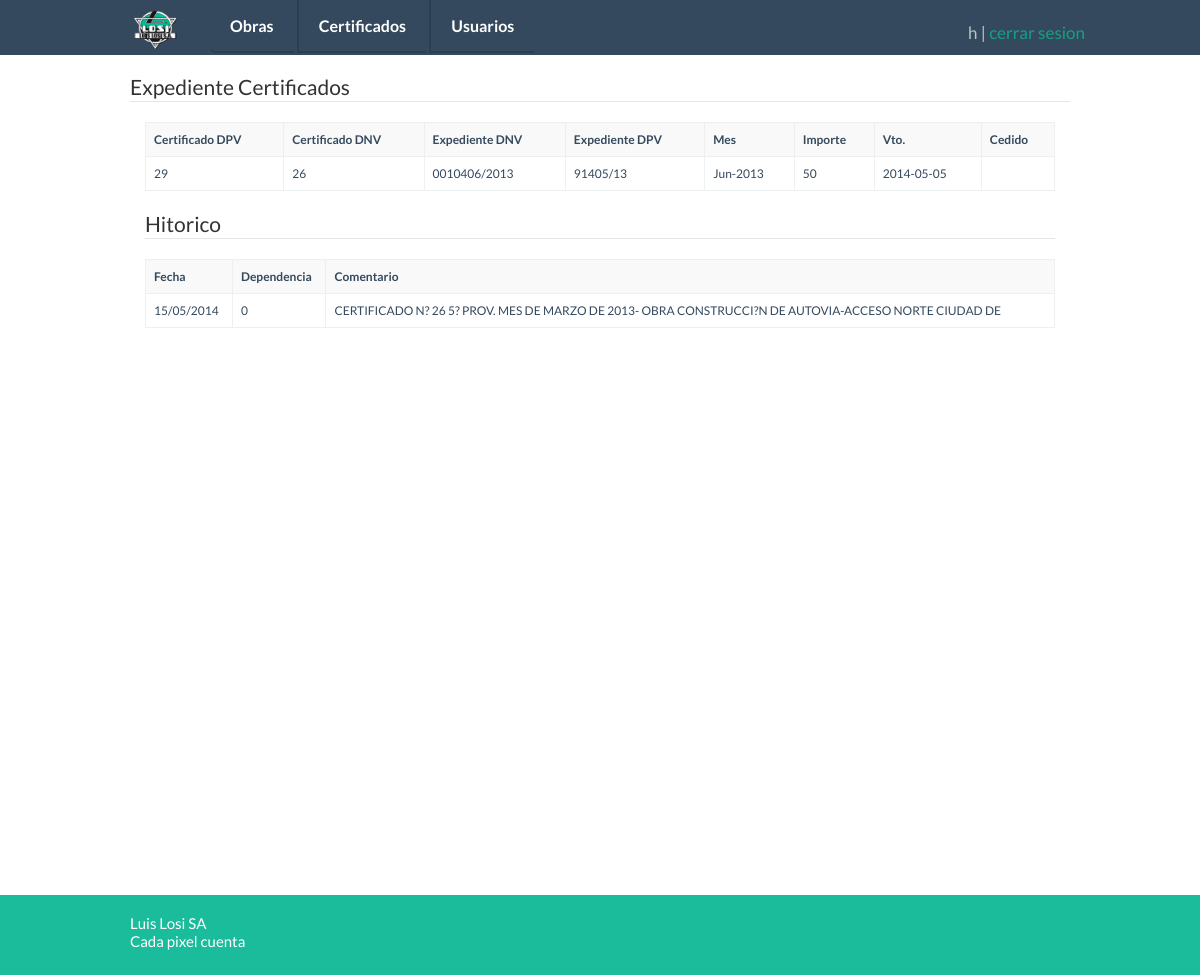
The page /historiaCertificado/index.php?id=4 (signed in) on the database its author committed.
### tables this page shows
CREATE TABLE `expediente` (
  `idexpediente` int(10) unsigned NOT NULL AUTO_INCREMENT,
  `idCertificacion` int(10) unsigned NOT NULL,
  `certDpv` varchar(25) DEFAULT NULL,
  `certDnv` varchar(25) DEFAULT NULL,
  `expDpv` varchar(15) DEFAULT NULL,
  `expDnv` varchar(15) DEFAULT NULL,
  `mes` varchar(30) DEFAULT NULL,
  `dependencia` smallint(5) DEFAULT NULL,
  `comentario` varchar(100) DEFAULT NULL,
  `importe` float DEFAULT NULL,
  `vencimiento` date DEFAULT NULL,
  `cedido` varchar(100) DEFAULT NULL,
  `finalizado` char(1) DEFAULT 'N',
  PRIMARY KEY (`idexpediente`),
  KEY `FK_expediente_1` (`idCertificacion`),
  CONSTRAINT `FK_expediente_1` FOREIGN KEY (`idCertificacion`) REFERENCES `certificacion` (`id`) ON DELETE CASCADE ON UPDATE CASCADE
);

CREATE TABLE `exphistoria` (
  `idexpediente` int(10) unsigned NOT NULL,
  `fecha` timestamp NOT NULL DEFAULT CURRENT_TIMESTAMP,
  `dependencia` smallint(5) DEFAULT NULL,
  `comentario` varchar(100) DEFAULT NULL,
  PRIMARY KEY (`idexpediente`,`fecha`) USING BTREE
);

### clases/ActiveRecord/ActiveRecordAbstractFactory.php (called while the page is built, shortened)
<?php
require_once "MysqlActiveRecordAbstractFactory.php";
abstract class ActiveRecordAbstractFactory {
    public static function getActiveRecordFactory($motor = self::MYSQL) {
        switch ($motor) {
        case self::MYSQL:
            return new MysqlActiveRecordAbstractFactory();
        }
    }
}
?>

### clases/ActiveRecord/MysqlActiveRecordAbstractFactory.php (called while the page is built, shortened)
<?php
require_once '../clases/ActiveRecord/ActiveRecordAbstractFactory.php';
require_once '../clases/ActiveRecord/MysqlObrasEjecutadasActiveRecord.php';
require_once '../clases/ActiveRecord/MysqlExpedienteActiveRecord.php';
require_once '../clases/ActiveRecord/MysqlExpHistoriaActiveRecord.php';
class MysqlActiveRecordAbstractFactory extends ActiveRecordAbstractFactory
{
   public function getExpedienteActiveRecord() {
      return new MysqlExpedienteActiveRecord();
   }
   public function getExpHistotiaActiveRecord() {
      return new MysqlExpHistoriaActiveRecord();
   }
}

### clases/ValueObject/ExpedienteValueObject.php (called while the page is built, shortened)
<?php
class ExpedienteValueObject {
    private $idexpediente, $idCertificacion, $certDpv, $certDnv, $expDpv, $expDnv;
    private $mes, $dependencia, $comentario, $importe, $vencimiento, $cedido, $finalizado;
    public function getIdexpediente() {
        return $this->idexpediente;
    }
    public function getCertDpv() {
        return $this->certDpv;
    }
    public function getCertDnv() {
        return $this->certDnv;
    }
    public function getExpDpv() {
        return $this->expDpv;
    }
    public function getExpDnv() {
        return $this->expDnv;
    }
    public function getMes() {
        return $this->mes;
    }
    public function getImporte() {
        return $this->importe;
    }
    public function getVencimiento() {
        return $this->vencimiento;
    }
    public function setIdexpediente($idexpediente) {
        $this->idexpediente = $idexpediente;
    }
    public function setCertDpv($certDpv) {
        $this->certDpv = $certDpv;
    }
    public function setCertDnv($certDnv) {
        $this->certDnv = $certDnv;
    }
    public function setExpDpv($expDpv) {
        $this->expDpv = $expDpv;
    }
    public function setExpDnv($expDnv) {
        $this->expDnv = $expDnv;
    }
    public function setMes($mes) {
        $this->mes = $mes;
    }
    public function setImporte($importe) {
        $this->importe = $importe;
    }
    public function setVencimiento($vencimiento) {
        $this->vencimiento = $vencimiento;
    }
}

### clases/ActiveRecord/MysqlExpedienteActiveRecord.php (called while the page is built, shortened)
<?php
include_once '../clases/ValueObject/ExpedienteValueObject.php';
class MysqlExpedienteActiveRecord implements ActiveRecord {
    public function buscarPorExpediente($oValueObject) {
        $sql = "SELECT * FROM expediente WHERE idexpediente = "
                . $oValueObject->getIdexpediente();
        $resultado = mysql_query($sql);
        if($resultado){
            $aExpediente = array();
            while ($fila = mysql_fetch_object($resultado)){
                $oExpediente = new ExpedienteValueObject();
                $oExpediente->setIdexpediente($fila->idexpediente);
                $oExpediente->setIdCertificacion($fila->idCertificacion);
                $oExpediente->setCertDpv($fila->certDpv);
                $oExpediente->setCertDnv($fila->certDnv);
                $oExpediente->setExpDpv($fila->expDpv);
                $oExpediente->setExpDnv($fila->expDnv);
                $oExpediente->setMes($fila->mes);
                $oExpediente->setDependencia($fila->dependencia);
                $oExpediente->setComentario($fila->comentario);
                $oExpediente->setImporte($fila->importe);
                $oExpediente->setVencimiento($fila->vencimiento);
                $oExpediente->setCedido($fila->cedido);
                $aExpediente[] = $oExpediente;
            }
            return $aExpediente;
        } else {
            return false;
        }
    }
}

### clases/ValueObject/ExpHistoriaValueObject.php (called while the page is built)
<?php
class ExpHistoriaValueObject {
    private $idexpediente, $fecha, $dependencia, $comentario;
    public function getIdexpediente() {
        return $this->idexpediente;
    }
    public function getFecha() {
        return $this->fecha;
    }
    public function getDependencia() {
        return $this->dependencia;
    }
    public function getComentario() {
        return $this->comentario;
    }
    public function setIdexpediente($idexpediente) {
        $this->idexpediente = $idexpediente;
    }
    public function setFecha($fecha) {
        $this->fecha = $fecha;
    }
    public function setDependencia($dependencia) {
        $this->dependencia = $dependencia;
    }
    public function setComentario($comentario) {
        $this->comentario = $comentario;
    }
}

### clases/ActiveRecord/MysqlExpHistoriaActiveRecord.php (called while the page is built, shortened)
<?php
include_once '../clases/ValueObject/ExpHistoriaValueObject.php';
class MysqlExpHistoriaActiveRecord implements ActiveRecord {
    public function buscar($oValueObject) {
        $sql = "SELECT idexpediente, DATE_FORMAT(fecha, '%d/%m/%Y') as fecha, dependencia, comentario "
                . "FROM exphistoria WHERE idexpediente = "
                . $oValueObject->getIdexpediente();
        $resultado = mysql_query($sql);
        if($resultado){
            $aExpediente = array();
            while ($fila = mysql_fetch_object($resultado)){
                $oExpediente = new ExpHistoriaValueObject();
                $oExpediente->setIdexpediente($fila->idexpediente);
                $oExpediente->setFecha($fila->fecha);
                $oExpediente->setDependencia($fila->dependencia);
                $oExpediente->setComentario($fila->comentario);
                $aExpediente[] = $oExpediente;
            }
            return $aExpediente;
        } else {
            return false;
        }
    }
}

### historiaCertificado/index.php (the view, shortened to what this page needs)
<?php
require_once '../clases/ActiveRecord/ActiveRecordAbstractFactory.php';
$oMysql = ActiveRecordAbstractFactory::getActiveRecordFactory(ActiveRecordAbstractFactory::MYSQL);
$oMysql->conectar();
?>
<!DOCTYPE html>
<html>
    <head>
        <?php include_once "../includes/php/estilos.php"; ?>
    </head>
    <body>
        <?php include_once "../includes/php/header.php"; ?>
        <div class="container">
            <legend>Expediente Certificados</legend>
            <div class="form-group col-lg-12">
                <?php
                $oExpediente = new ExpedienteValueObject();
                $oMysqlExpediente = $oMysql->getExpedienteActiveRecord();
                $oExpediente->setIdexpediente($_GET['id']);
                $oExpediente = $oMysqlExpediente->buscarPorExpediente($oExpediente);
                ?>
                <table class="table table-striped table-bordered table-hover">
                    <tr>
                        <th>Certificado DPV</th>
                        <th>Certificado DNV</th>
                        <th>Expediente DNV</th>
                        <th>Expediente DPV</th>
                        <th>Mes</th>
                        <th>Importe</th>
                        <th>Vto.</th>
                        <th>Cedido</th>
                    </tr>
                    <tr>
                        <td><?php echo $oExpediente[0]->getCertDpv(); ?></td>
                        <td><?php echo $oExpediente[0]->getCertDnv(); ?></td>
                        <td><?php echo $oExpediente[0]->getExpDnv(); ?></td>
                        <td><?php echo $oExpediente[0]->getExpDpv(); ?></td>
                        <td><?php echo $oExpediente[0]->getMes(); ?></td>
                        <td><?php echo $oExpediente[0]->getImporte(); ?></td>
                        <td><?php echo $oExpediente[0]->getVencimiento(); ?></td>
                        <td><?php echo $oExpediente[0]->getCedido(); ?></td>
                    </tr>
                </table>
                <?php
                $oExpHistoria = new ExpHistoriaValueObject();
                $oMysqlExpHistoria = $oMysql->getExpHistotiaActiveRecord();
                $oExpHistoria->setIdexpediente($oExpediente[0]->getIdexpediente());
                $oExpHistoria = $oMysqlExpHistoria->buscar($oExpHistoria);
                ?>
                <legend>Hitorico</legend>
                <table class="table table-striped table-bordered table-hover">
                    <tr>
                        <th>Fecha</th>
                        <th>Dependencia</th>
                        <th>Comentario</th>
                    </tr>
                    <?php
                    foreach ($oExpHistoria as $historia) {
                    ?>
                    <tr>
                        <td><?php echo $historia->getFecha(); ?></td>
                        <td><?php echo $historia->getDependencia(); ?></td>
                        <td><?php echo $historia->getComentario(); ?></td>
                    </tr>
                    <?php
                    }
                    ?>
                </table>
            </div>
        </div>
        <?php include_once "../includes/php/footer.php";?>
    </body>
</html>

### css/flat-ui.css (style rules this page uses)
body { font-family: 'Lato', Helvetica, Arial, sans-serif; font-size: 14px; line-height: 1.231; color: #34495e; background-color: #ffffff; }
.form-group { position: relative; margin-bottom: 20px; }
.form-group { position: relative; }

### css/demo.css (style rules this page uses)
.container { max-width: 970px !important; }

### css/otros-estilos.css (style rules this page uses)
table { max-width: 100%; background-color: transparent; }
th { text-align: left; }
.table { width: 100%; margin-bottom: 21px; }
.table > thead > tr > th, .table > tbody > tr > th, .table > tfoot > tr > th, .table > thead > tr > td, .table > tbody > tr > td, .table > tfoot > tr > td { padding: 8px; line-height: 1.428571429; vertical-align: top; border-top: 1px solid #ecf0f1; }
.table-bordered { border: 1px solid #ecf0f1; }
.table-bordered > thead > tr > th, .table-bordered > tbody > tr > th, .table-bordered > tfoot > tr > th, .table-bordered > thead > tr > td, .table-bordered > tbody > tr > td, .table-bordered > tfoot > tr > td { border: 1px solid #ecf0f1; }
.table-striped > tbody > tr:nth-child(odd) > td, .table-striped > tbody > tr:nth-child(odd) > th { background-color: #f9f9f9; }
* { margin: 0; }
html, body { height: 100%; }
body { font-size: 12px; }
.container { min-height: 100%; height: auto !important; height: 100%; margin: 0 auto -40px; }

### rows shown on the page
expediente: certDpv "29", certDnv "26", expDnv "0010406/2013", expDpv "91405/13", mes "Jun-2013", importe "50", vencimiento "2014-05-05"
exphistoria: Fecha "15/05/2014", dependencia "0", comentario "CERTIFICADO N? 26 5? PROV. MES DE MARZO DE 2013- OBRA CONSTRUCCI?N DE AUTOVIA-ACCESO NORTE CIUDAD DE"

### other values the page prints
$_SESSION['nombre'] "h"
